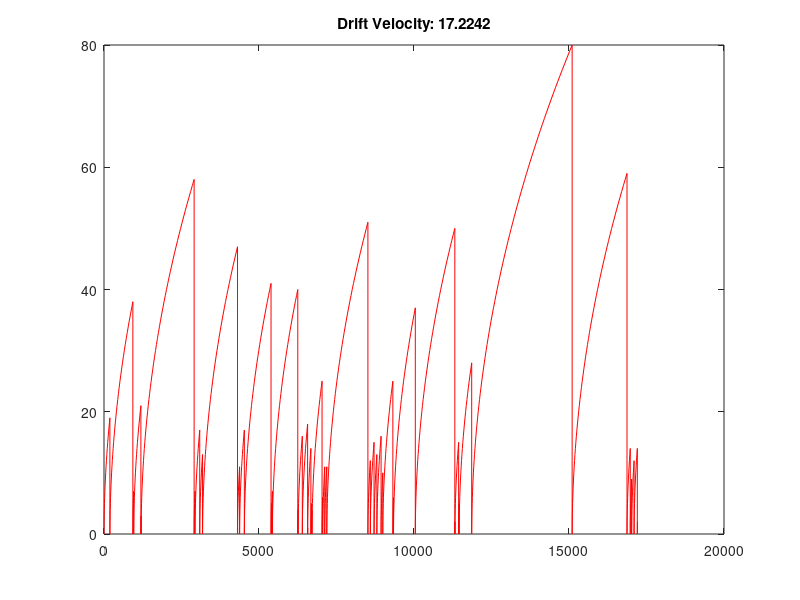

Reproduce this figure in MATLAB.
clear
close all
x=0;
v=0;
a=1;
tmax=1000;
t=0;
while t<tmax
    xp=x;
    vp=v;
    if rand()>0.05
        v=v+a;
    else 
        v=0;
    end
    x=x+v;
    driftv=x/t;
    plot([x,xp],[v,vp],'r')
    hold on
    title(['Drift Velocity: ',num2str(driftv)])
    pause(0.1)
    t=t+1;
end


